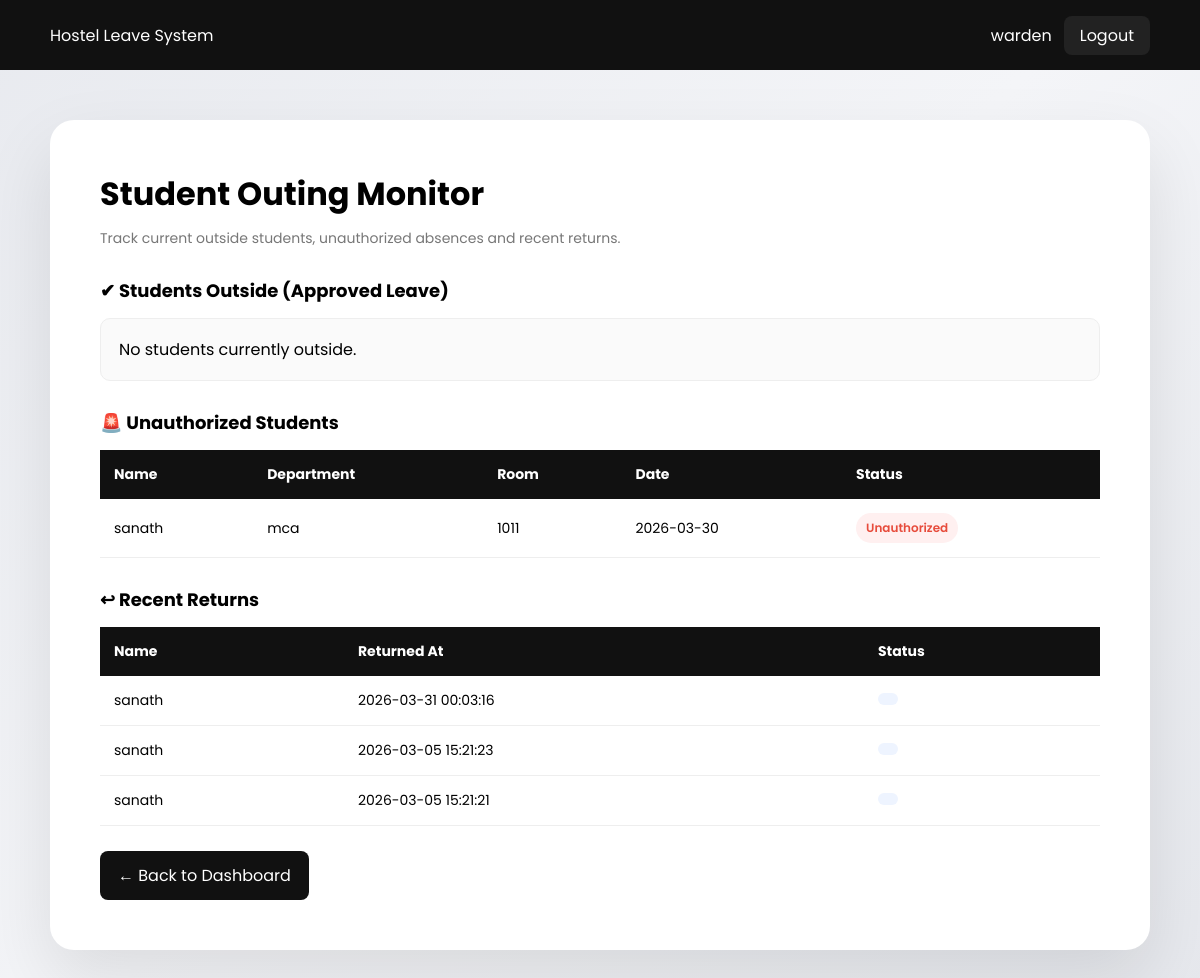
The page /warden/out_students.php (signed in) on the database its author committed.
### tables this page shows
CREATE TABLE `attendance` (
  `id` int(11) NOT NULL,
  `user_id` int(11) NOT NULL,
  `date` date NOT NULL,
  `status` enum('Present','Absent','Leave') DEFAULT 'Present',
  `remark` enum('Normal','Unauthorized') DEFAULT 'Normal',
  `marked_by` int(11) DEFAULT NULL,
  `created_at` timestamp NOT NULL DEFAULT current_timestamp()
);

CREATE TABLE `users` (
  `id` int(11) NOT NULL,
  `role_id` int(11) NOT NULL,
  `name` varchar(100) NOT NULL,
  `username` varchar(50) NOT NULL,
  `password` varchar(255) NOT NULL,
  `email` varchar(100) DEFAULT NULL,
  `parent_email` varchar(100) DEFAULT NULL,
  `teacher_email` varchar(100) DEFAULT NULL,
  `created_at` timestamp NOT NULL DEFAULT current_timestamp(),
  `register_number` varchar(50) DEFAULT NULL
);

CREATE TABLE `student_profiles` (
  `id` int(11) NOT NULL,
  `user_id` int(11) NOT NULL,
  `register_number` varchar(50) DEFAULT NULL,
  `department` varchar(100) DEFAULT NULL,
  `year` int(11) DEFAULT NULL,
  `room_number` varchar(20) DEFAULT NULL,
  `phone` varchar(15) DEFAULT NULL
);

CREATE TABLE `hostel_leaves` (
  `id` int(11) NOT NULL,
  `student_id` int(11) NOT NULL,
  `leave_type_id` int(11) NOT NULL,
  `from_datetime` datetime NOT NULL,
  `to_datetime` datetime NOT NULL,
  `reason` text NOT NULL,
  `status` enum('Pending','Approved','Rejected') DEFAULT 'Pending',
  `applied_at` timestamp NOT NULL DEFAULT current_timestamp(),
  `returned_at` datetime DEFAULT NULL,
  `mess_cut` tinyint(1) NOT NULL DEFAULT 0,
  `return_status` varchar(50) DEFAULT NULL
);

### warden/out_students.php (the view, shortened to what this page needs)
<?php
include("../config/db.php");
$leaveResult = $conn->query("
SELECT hostel_leaves.id,
       hostel_leaves.student_id,
       hostel_leaves.from_datetime,
       hostel_leaves.to_datetime,
       users.name,
       student_profiles.department,
       student_profiles.room_number
FROM hostel_leaves
JOIN users ON hostel_leaves.student_id = users.id
LEFT JOIN student_profiles ON users.id = student_profiles.user_id
WHERE hostel_leaves.status='Approved'
AND hostel_leaves.returned_at IS NULL
ORDER BY hostel_leaves.from_datetime DESC
");
$unauthResult = $conn->query("
SELECT attendance.date,
       attendance.status,
       users.name,
       student_profiles.department,
       student_profiles.room_number
FROM attendance
JOIN users ON attendance.user_id = users.id
LEFT JOIN student_profiles ON users.id = student_profiles.user_id
WHERE attendance.remark='Unauthorized'
ORDER BY attendance.date DESC
");
$returnedResult = $conn->query("
SELECT hostel_leaves.returned_at,
       hostel_leaves.return_status,
       users.name
FROM hostel_leaves
JOIN users ON hostel_leaves.student_id = users.id
WHERE hostel_leaves.returned_at IS NOT NULL
ORDER BY hostel_leaves.returned_at DESC
LIMIT 10
");
?>
<!DOCTYPE html>
<html>
<head>
</head>
<body>
<div class="topbar">
<div>Hostel Leave System</div>
<div>
<?php echo $_SESSION["username"]; ?>
<a href="../auth/logout.php" class="logout-btn">Logout</a>
</div>
</div>
<div class="container">
<h1>Student Outing Monitor</h1>
<div class="sub">Track current outside students, unauthorized absences and recent returns.</div>
<div class="section">
<h2>✔ Students Outside (Approved Leave)</h2>
<?php if($leaveResult->num_rows > 0){ ?>
<table>
<tr>
<th>Name</th>
<th>Department</th>
<th>Room</th>
<th>From</th>
<th>To</th>
<th>Action</th>
</tr>
<?php while($row = $leaveResult->fetch_assoc()){ ?>
<tr>
<td><?php echo htmlspecialchars($row["name"]); ?></td>
<td><?php echo htmlspecialchars($row["department"]); ?></td>
<td><?php echo htmlspecialchars($row["room_number"]); ?></td>
<td><?php echo htmlspecialchars($row["from_datetime"]); ?></td>
<td><?php echo htmlspecialchars($row["to_datetime"]); ?></td>
<td>
<a class="btn"
href="mark_returned.php?id=<?php echo $row['id']; ?>"
onclick="return returnConfirm()">Mark Returned</a>
</td>
</tr>
<?php } ?>
</table>
<?php } else { ?>
<div class="empty">No students currently outside.</div>
<?php } ?>
</div>
<div class="section">
<h2>🚨 Unauthorized Students</h2>
<?php if($unauthResult->num_rows > 0){ ?>
<table>
<tr>
<th>Name</th>
<th>Department</th>
<th>Room</th>
<th>Date</th>
<th>Status</th>
</tr>
<?php while($row = $unauthResult->fetch_assoc()){ ?>
<tr>
<td><?php echo htmlspecialchars($row["name"]); ?></td>
<td><?php echo htmlspecialchars($row["department"]); ?></td>
<td><?php echo htmlspecialchars($row["room_number"]); ?></td>
<td><?php echo htmlspecialchars($row["date"]); ?></td>
<td><span class="badge red">Unauthorized</span></td>
</tr>
<?php } ?>
</table>
<?php } else { ?>
<div class="empty">No unauthorized students found.</div>
<?php } ?>
</div>
<div class="section">
<h2>↩ Recent Returns</h2>
<?php if($returnedResult->num_rows > 0){ ?>
<table>
<tr>
<th>Name</th>
<th>Returned At</th>
<th>Status</th>
</tr>
<?php while($row = $returnedResult->fetch_assoc()){ ?>
<tr>
<td><?php echo htmlspecialchars($row["name"]); ?></td>
<td><?php echo htmlspecialchars($row["returned_at"]); ?></td>
<td>
<span class="badge blue">
</span>
</td>
</tr>
<?php } ?>
</table>
<?php } else { ?>
<div class="empty">No returned students yet.</div>
<?php } ?>
</div>
<a href="dashboard.php" class="back-btn">← Back to Dashboard</a>
</div>
</body>
</html>

### warden/out_students.php (style rules this page uses)
* { margin:0; padding:0; box-sizing:border-box; font-family:'Poppins',sans-serif; }
body { min-height:100vh; background:linear-gradient(135deg,#e8eaef,#f4f5f8,#e6e8ed); padding:120px 50px 50px 50px; }
.topbar { position:fixed; top:0; left:0; width:100%; height:70px; background:#111; display:flex; justify-content:space-between; align-items:center; padding:0 50px; color:#fff; z-index:1000; }
.logout-btn { padding:8px 16px; background:#222; color:#fff; text-decoration:none; border-radius:8px; margin-left:12px; }
.container { max-width:1400px; margin:auto; background:#fff; padding:50px; border-radius:24px; box-shadow:0 30px 70px rgba(0,0,0,0.10); }
h1 { font-size:32px; margin-bottom:10px; }
.sub { color:#777; font-size:14px; margin-bottom:25px; }
.section { margin-top:28px; }
.section h2 { font-size:18px; margin-bottom:14px; }
table { width:100%; border-collapse:collapse; }
th { background:#111; color:#fff; padding:14px; text-align:left; font-size:14px; }
td { padding:14px; border-bottom:1px solid #eee; font-size:14px; }
.badge { padding:6px 10px; border-radius:30px; font-size:12px; font-weight:600; display:inline-block; }
.red { background:#fff0f0;color:#e74c3c; }
.blue { background:#eef4ff;color:#2563eb; }
.empty { padding:18px; background:#fafafa; border:1px solid #eee; border-radius:10px; }
.back-btn { display:inline-block; margin-top:25px; padding:12px 18px; background:#111; color:#fff; text-decoration:none; border-radius:8px; }

### rows shown on the page
attendance: user.name "sanath", student_profiles.department "mca", student_profiles.room_number "1011", date "2026-03-30"
hostel_leaves: student.name "sanath", returned_at "2026-03-31 00:03:16"
hostel_leaves: student.name "sanath", returned_at "2026-03-05 15:21:23"
hostel_leaves: student.name "sanath", returned_at "2026-03-05 15:21:21"

### other values the page prints
$_SESSION["username"] "warden"
